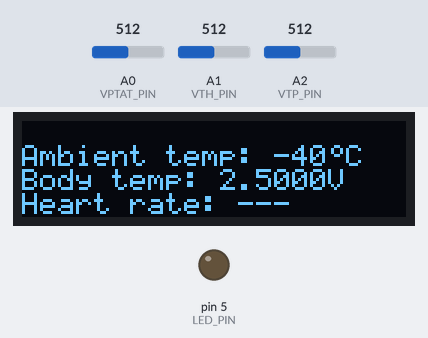
Simulated run of this sketch. Board: Arduino Nano, built with avr-gcc and run on an emulated ATmega328P. Shown: 128×32 one-colour display, output pins drawn as LEDs (lit = HIGH). The inputs (shaded band) are chosen by the test bench; at power-on: A0 (VPTAT_PIN) = 512, A2 (VTP_PIN) = 512, A1 (VTH_PIN) = 512.

Above: at 1.7 s.
1.8 s: A0 (VPTAT_PIN) set to 560
At 3.5 s:
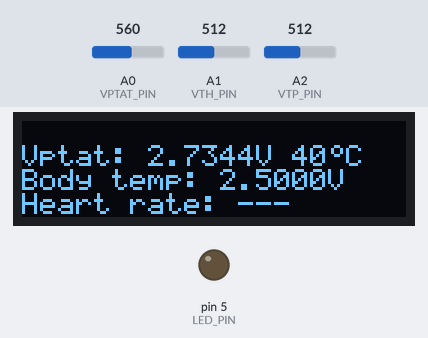
4.5 s: A2 (VTP_PIN) set to 560
At 6.2 s:
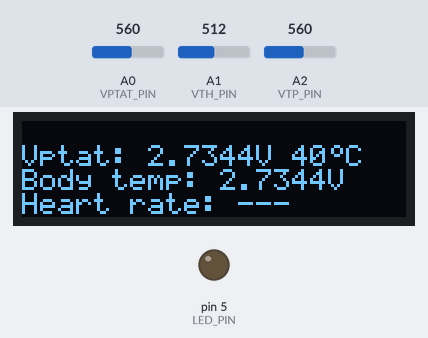
6.5 s: A0 (VPTAT_PIN) set to 540
At 8.5 s:
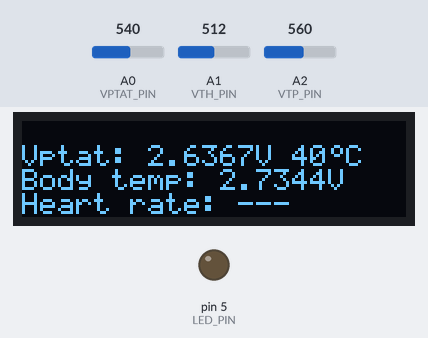
9.5 s: A2 (VTP_PIN) set to 540
At 11.2 s:
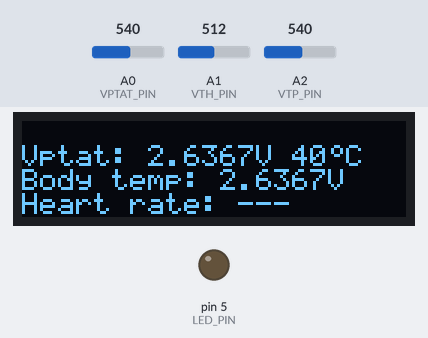
11.5 s: A0 (VPTAT_PIN) set to 511
At 13.5 s:
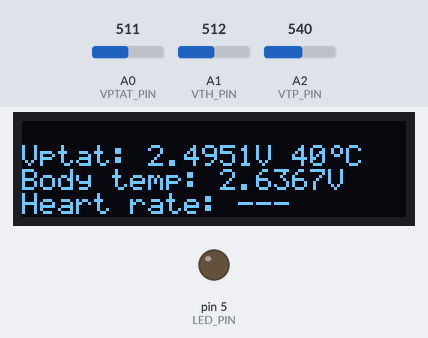
14.5 s: A2 (VTP_PIN) set to 511
At 16.2 s:
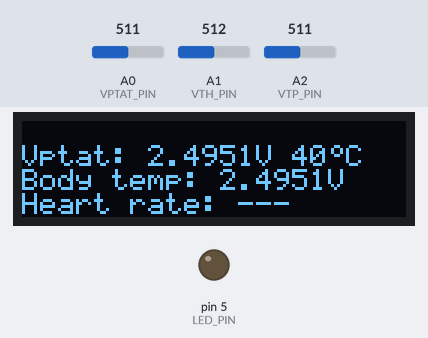
Timing chart, 0 to 17.5 s (numbered marks = the images above; inputs shaded):
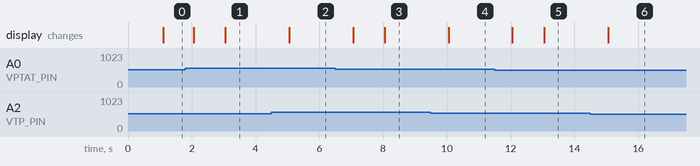

Measured:
- after the input at 1.8 s, the display: first changes after 0.26 s (image 1 shows a later state)
- after the input at 4.5 s, the display: changes after 0.56 s (image 2)
- after the input at 6.5 s, the display: first changes after 0.56 s (image 3 shows a later state)
- after the input at 9.5 s, the display: changes after 0.56 s (image 4)
- after the input at 11.5 s, the display: first changes after 0.56 s (image 5 shows a later state)
- after the input at 14.5 s, the display: changes after 0.56 s (image 6)

The sketch:

thermometer_pcbtest1_voltages.ino
```cpp
#include <Wire.h>
#include "SSD1306Ascii.h"
#include "SSD1306AsciiWire.h"
#include <Adafruit_GFX.h>
#include <PulseSensorPlayground.h>

#define VPTAT_PIN A0
#define VTH_PIN A1
#define VTP_PIN A2
#define HR_PIN A6
#define LED_PIN 5

// Linear fit parameters for calculating body temperature at each ambient temperature (20, 21, ..., 85°C)
// TODO: change after calibration
// const float Btemp_line_const[] = {-1.7194, -1.7874, -1.8560, -1.9254, -1.9954, -2.0662, -2.1377, -2.2099, -2.2828, -2.3564, -2.4308,
//                                   -2.5059, -2.5818, -2.6584, -2.7358, -2.8139, -2.8928, -2.9725, -3.0530, -3.1342, -3.2162, -3.2990,
//                                   -3.3826, -3.4670, -3.5522, -3.6382, -3.7250, -3.8126, -3.9011, -3.9904, -4.0805, -4.1715, -4.2633,
//                                   -4.3560, -4.4495, -4.5439, -4.6391, -4.7352, -4.8322, -4.9301, -5.0289, -5.1286, -5.2291, -5.3306,
//                                   -5.4330, -5.5363, -5.6405, -5.7456, -5.8517, -5.9587, -6.0667, -6.1756, -6.2854, -6.3962, -6.5080,
//                                   -6.6207, -6.7345, -6.8492, -6.9649, -7.0815, -7.1992, -7.3179, -7.4376, -7.5583, -7.6800, -7.8028};
// const float Btemp_line_slope = 0.08046; // Slope is same for all ambient temperatures
const float Btemp_line_const1[] = {-21.3701, -22.2146, -23.0677, -23.9296, -24.8002, -25.6796, -26.5680, -27.4653, -28.3716, -29.2870, -30.2115,
                                   -31.1452, -32.0882, -33.0404, -34.0021, -34.9732, -35.9538, -36.9440, -37.9438, -38.9532, -39.9725, -41.0015,
                                   -42.0404, -43.0892, -44.1481, -45.2170, -46.2960, -47.3853, -48.4847, -49.5945, -50.7147, -51.8453, -52.9865,
                                   -54.1382, -55.3006, -56.4736, -57.6575, -58.8522, -60.0578, -61.2743, -62.5019, -63.7406, -64.9905, -66.2516,
                                   -67.5240, -68.8078, -70.1030, -71.4098, -72.7281, -74.0580, -75.3997, -76.7532, -78.1185, -79.4957, -80.8849,
                                   -82.2861, -83.6995, -85.1251, -86.5630, -88.0132, -89.4758, -90.9508, -92.4385, -93.9387, -95.4516, -96.9773};
const float Btemp_line2 = 0.08991;
const float Btemp_line3 = 68.4766;

// Voltage across thermistor, converted to ADC value, for each ambient temperature (20, 21, ..., 85°C)
// TODO: change after calibration
const int Vth_adc_table[] = {995, 951, 908, 868, 830, 794, 760, 727, 696, 666, 638, 611, 586, 562, 539, 517, 496, 476, 456, 438, 421, 404,
                             389, 373, 359, 345, 332, 319, 307, 296, 285, 274, 264, 255, 245, 236, 228, 220, 212, 205, 197, 191, 184, 178,
                             172, 166, 160, 155, 149, 145, 140, 135, 131, 126, 122, 118, 115, 111, 107, 104, 101, 98, 95, 92, 89, 86};
const int Vth_table_len = 66;

volatile float avg_adc_Vtp = 0.0; // Exponential moving average of thermopile voltage ADC samples
volatile float avg_adc_Vptat = 0.0; // Exponential moving average of PTAT voltage ADC samples

// volatile int count = 0;

unsigned long dispBtempMillis = 0; // Start time for displaying body temperature
unsigned long measBtempMillis = 0; // Start time for measuring body temperature
unsigned long dispHRMillis = 0; // Start time for displaying body temperature
unsigned long measHRMillis = 0; // Start time for measuring body temperature
unsigned long updateAtempMillis = 0; // Time that ambient temperature was last updated
unsigned long ledMillis = 0; // Start time of LED blink period
// unsigned long startMillis = 0;

const unsigned long dispBtempPeriod = 3000; // Display body temperature for 3sec before reverting to ready state
const unsigned long measBtempPeriod = 1000; // Measure (sample and average) body temperature for 1sec
const unsigned long dispHRPeriod = 3000; // Display heart rate for 3sec before reverting to ready state
const unsigned long measHRPeriod = 1000; // Measure heart rate for 1sec
// const unsigned long updateAtempPeriod = 30000; // Update ambient temperature reading every 30sec
const unsigned long updateAtempPeriod = 1000;
const unsigned long ledOnPeriod = 300; // LED on for 0.3sec per blink period
const unsigned long ledPeriod = 1000; // LED blink total period is 1sec
// const unsigned long period = 1;  // in ms

bool dispBtemp = false; // Flag for displaying body temperature
bool measBtemp = false; // Flag for measuring body temperature
bool dispHR = false; // Flag for displaying heart rate
bool measHR = false; // Flag for measuring heart rate
bool ledWarningBtemp = false; // Flag for flashing warning LED for high body temperature
bool ledWarningHR = false; // Flag for flashing warning LED for high heart rate
bool dispInit = false; // Flag for displaying measurements upon initialization

int atemp = 0; // Ambient temperature reading
int stemp = 0; // Sensor temperature reading
int hrThreshold = 550; // Threshold for detecting pulses in heart rate measurement

SSD1306AsciiWire oled;
PulseSensorPlayground pulseSensor;

void setup() {
  pinMode(VPTAT_PIN, INPUT);
  pinMode(VTH_PIN, INPUT);
  pinMode(VTP_PIN, INPUT);
  pinMode(LED_PIN, OUTPUT);

  // Serial.begin(9600);
  Wire.begin();

  cli(); // Disable interrupts

  TCCR2A = 0x02; // Set Timer2 to Mode 2 (non-PWM, CTC on OCR2A)
  TCCR2B = 0x05; // Set clock prescaler to 128
  OCR2A = 0x7C; // Set count to 124 for 1ms interrupt
  TIMSK2 = 0x02; // Set interrupt on OCR2A compare match

  sei(); // Enable interrupts

  /* SETUP PULSESENSOR */
  pulseSensor.analogInput(HR_PIN);
  pulseSensor.setThreshold(hrThreshold);
  pulseSensor.begin();

  /* SETUP OLED */
  oled.begin(&Adafruit128x32, 0x3C); // Start the OLED display
  oled.setFont(System5x7);

  dispInit = true;
  updateAtempMillis = millis();
}

/* INTERRUPT SERVICE ROUTINE FOR SAMPLING THERMOPILE VOLTAGE */
ISR (TIMER2_COMPA_vect) {
  cli(); // Disable interrupts

  int adc_Vtp = analogRead(VTP_PIN); // ADC reading of thermopile voltage

  // EMA filter formula: alpha*newSample + (1-alpha)*lastEMAvalue, with alpha=1/16 (to divide by power of 2)
  avg_adc_Vtp = (adc_Vtp + 15 * avg_adc_Vtp) / 16;

  int adc_Vptat = analogRead(VPTAT_PIN); // ADC reading of PTAT voltage

  // EMA filter formula: alpha*newSample + (1-alpha)*lastEMAvalue, with alpha=1/100=0.01
  avg_adc_Vptat = (adc_Vptat + 99 * avg_adc_Vptat) / 100;

  // count++;

  sei(); // Enable interrupts
}

void loop() {
  unsigned long currentMillis = millis();

  /* DISPLAY MEASUREMENTS UPON INITIALIZATION */
  if (dispInit) { // Just initialized
    if ((currentMillis - updateAtempMillis) >= 1000) { // 1sec elapsed after initialization
      atemp = round(0.3946 * avg_adc_Vptat - 242.3); // TODO: check this
      oled.setCursor(0, 1);
      oled.print(F("Ambient temp: "));
      oled.print(atemp);
      oled.print(F("\200C ")); // \200 is octal escape for degree symbol

      oled.setCursor(0, 2);
      oled.print(F("Body temp: ---      "));

      oled.setCursor(0, 3);
      oled.print(F("Heart rate: ---    "));

      updateAtempMillis = currentMillis;
      dispInit = false;
    }
    else { // Just initialized and 1sec not yet elapsed
      return; // Don't start rest of program yet
    }
  }

  /* AMBIENT TEMPERATURE */
  if ((currentMillis - updateAtempMillis) >= updateAtempPeriod) { // Update period elapsed
    // Vptat = 12.3733*Tamb + 2998.08 [mV] -> Tamb = Vptat/12.3733 - 242.30
    // int atempNew = round(0.3946 * avg_adc_Vptat - 242.3); // Calculate updated ambient temperature TODO: check this

    // // if (atempNew != atemp) { // Ambient temperature reading changed
    //   atemp = atempNew;
    //   // TODO: print atemp to OLED and RNBD serial
    //   oled.setCursor(0, 1);
    //   oled.print(F("Ambient temp: "));
    //   oled.print(atemp);
    //   oled.print(F("\200C ")); // \200 is octal escape for degree symbol

    //   oled.setCursor(0, 3);
    //   oled.print(F("Sensor temp: "));
    //   oled.print(stemp);
    //   oled.print(F("\200C   "));
    // // }

    float Vptat = avg_adc_Vptat * 5.0 / 1024;
    oled.setCursor(0, 1);
    oled.print(F("Vptat: "));
    oled.print(Vptat, 4);
    oled.print(F("V "));

    updateAtempMillis = currentMillis;
  }

  int adc_Vth = analogRead(VTH_PIN); // ADC reading of voltage across thermistor

  // Only proceed if Vth is within the specified operating range
  // if (adc_Vth <= 1019 && adc_Vth >= 85) { // Limits are the values corresponding to 19 and 86°C TODO: change after calibration

    /* CALCULATE SENSOR AMBIENT TEMPERATURE */
    // Binary nearest neighbor search to map Vth reading to temperature; note Vth_adc_table is in descending order
    int left = 0;
    int right = Vth_table_len;
    int mid;
    do {
      mid = left + floor((right-left)/2);
      if (Vth_adc_table[mid] > adc_Vth)
        left = mid + 1;
      else
        right = mid;
    } while(left < right); // At the end, right holds the index of the predecessor (smaller neighbor)

    if (right == 0)
      stemp = 20;
    else if (right == Vth_table_len)
      stemp = 19 + Vth_table_len;
    else if ((adc_Vth - Vth_adc_table[right]) <= (Vth_adc_table[right-1] - adc_Vth)) // Vth reading is closer to the predecessor than to the successor (larger neighbor)
      stemp = 20 + right; // Use the predecessor index
    else
      stemp = 19 + right; // Use the successor index (20 + right-1) = 19 + right

    /* CALCULATE BODY TEMPERATURE */
    float btemp = 0;
    if (adc_Vth <= 1019 && adc_Vth >= 85) { // Limits are the values corresponding to 19 and 86°C TODO: change after calibration
      // btemp = ((avg_adc_Vtp / 1024 * 5000 - 3719) / 675 - Btemp_line_const[stemp - 20]) / Btemp_line_slope;
      // Reduced above computations by absorbing constants into the line parameters
      btemp = avg_adc_Vtp * Btemp_line2 - Btemp_line3 - Btemp_line_const1[stemp - 20]; // TODO: change after calibration
    }

    /* CALCULATE HEART RATE */

    // int bpm = pulseSensor.getBeatsPerMinute();

    /* TODO: Compare/average(?) the sensor temp (from thermistor) and ambient temp (from PTAT) */

    /* BODY TEMPERATURE */
  if ((currentMillis - measBtempMillis) >= measBtempPeriod) {
    float Vtp = avg_adc_Vtp * 5.0 / 1024;
    oled.setCursor(0, 2);
    oled.print(F("Body temp: "));
    oled.print(Vtp, 4);
    oled.print(F("V "));
    measBtempMillis = currentMillis;
  }

    // if (dispBtemp) { // Displaying body temperature
    //   if ((currentMillis - dispBtempMillis) >= dispBtempPeriod) { // Display period elapsed
    //     // TODO: print "---" to OLED to indicate ready state
    //     oled.setCursor(0, 2);
    //     oled.print(F("Body temp: ---      "));
    //     ledWarningBtemp = false;
    //     if (!ledWarningHR)
    //       digitalWrite(LED_PIN, LOW);
    //     dispBtemp = false;
    //     avg_adc_Vtp = 0; // Reset ADC exponential moving average for body temperature to zero
    //     // This is to prevent measurement from starting again right away due to capacitor at ADC input not discharging fully
    //   }
    // }
    // else if (measBtemp) { // Measuring body temperature
    //   if ((currentMillis - measBtempMillis) >= measBtempPeriod) { // Measurement period elapsed
    //     // if (btemp >= 32 && btemp <= 43) { // Valid body temperature reading
    //       // TODO: print btemp to OLED and RNBD serial
    //       float Vtp = avg_adc_Vtp * 5.0 / 1024;
    //       oled.setCursor(0, 2);
    //       oled.print(F("Body temp: "));
    //       oled.print(Vtp, 4);
    //       oled.print(F("V "));
    //       // if (btemp >= 39.4) { // Body temperature too high, flash warning LED
    //       //   ledWarningBtemp = true;
    //       //   if (!ledWarningHR)
    //       //     ledMillis = currentMillis;
    //       // }
    //     // }
    //     // else {
    //     //   oled.setCursor(0, 2);
    //     //   oled.print(F("Body temp: ---      "));
    //     // }
    //     measBtemp = false;
    //     dispBtemp = true; // Start displaying
    //     dispBtempMillis = currentMillis;
    //   }
    // }
    // else { // Start measuring body temperature again
    //   // TODO: print "Measuring" to OLED
    //   oled.setCursor(0, 2);
    //   oled.print(F("Body temp: Measuring"));
    //   measBtemp = true; // Start measuring
    //   measBtempMillis = currentMillis;
    // }

    /* HEART RATE */
    // if (dispHR) { // Displaying heart rate
    //   if ((currentMillis - dispHRMillis) >= dispHRPeriod) { // Display period elapsed
    //     // TODO: print "---" to OLED to indicate ready state
    //     oled.setCursor(0, 3);
    //     oled.print(F("Heart rate: ---      "));
    //     ledWarningHR = false;
    //     if (!ledWarningBtemp)
    //       digitalWrite(LED_PIN, LOW);
    //     dispHR = false;
    //   }
    // }
    // else if (measHR) { // Measuring heart rate
    //   if ((currentMillis - measHRMillis) >= measHRPeriod) { // Measurement period elapsed
    //     if (bpm >= 30 && bpm <= 250) { // Valid heart rate reading
    //       // TODO: print heart rate to OLED and RNBD serial
    //       oled.setCursor(0, 3);
    //       oled.print(F("Heart rate: "));
    //       oled.print(bpm);
    //       oled.print(F(" BPM   "));
    //       if (bpm >= 180) { // Heart rate too high, flash warning LED
    //         ledWarningHR = true;
    //         if (!ledWarningBtemp)
    //           ledMillis = currentMillis;
    //       }
    //     }
    //     else {
    //       oled.setCursor(0, 3);
    //       oled.print(F("Heart rate: ---      "));
    //     }
    //     measHR = false;
    //     dispHR = true; // Start displaying
    //     dispHRMillis = currentMillis;
    //   }
    // }
    // else if (bpm >= 30 && bpm <= 250) { // Valid heart rate reading
    //   // TODO: print "Measuring" to OLED
    //   oled.setCursor(0, 3);
    //   oled.print(F("Heart rate: Measuring"));
    //   measHR = true; // Start measuring
    //   measHRMillis = currentMillis;
    // }

    /* WARNING LED */
    // if (ledWarningBtemp || ledWarningHR) {
    //   if ((currentMillis - ledMillis) < ledOnPeriod)
    //     digitalWrite(LED_PIN, HIGH); // Blink on
    //   else if ((currentMillis - ledMillis) < ledPeriod)
    //     digitalWrite(LED_PIN, LOW); // Blink off
    //   else
    //     ledMillis = currentMillis; // Repeat blink period
    // }

  // }
}
```
